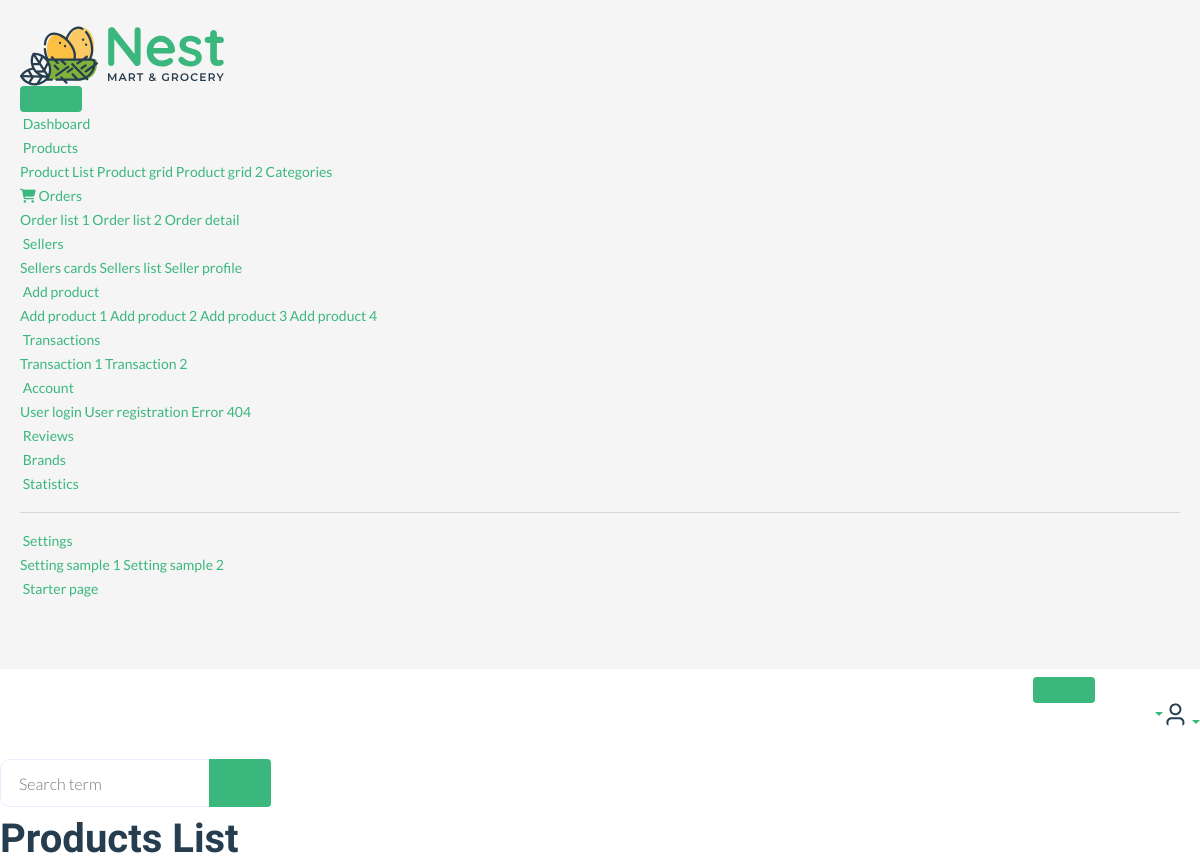
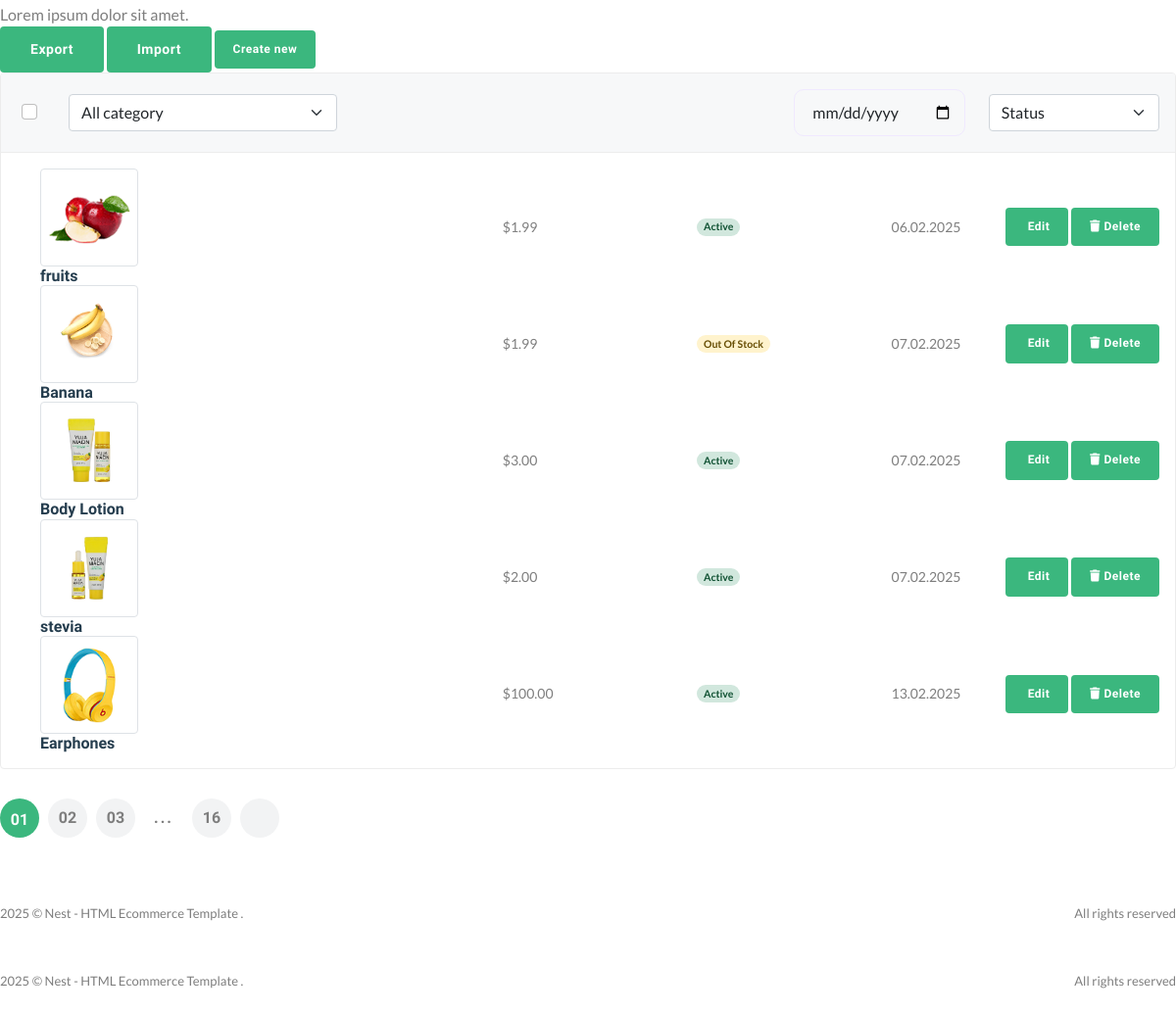
/useradmin/products/, run on the app's committed database (2 pictures, top to bottom).
### core/models.py (models this page shows, shortened)
class Product(models.Model):
    pid = ShortUUIDField(max_length=20, length=10,unique=True,alphabet='abcdefghij1234567890')
    title = models.CharField(max_length=100,default='this is the prod title')
    vendor = models.ForeignKey(Vendor, on_delete=models.SET_NULL,null=True,related_name='products')
    image = models.ImageField(upload_to=user_directory_path,default='product.jpg')
    description = RichTextUploadingField(default='This is the product',null=True,blank=True)
    user = models.ForeignKey(User, on_delete=models.SET_NULL, null=True)
    category = models.ForeignKey(Category, on_delete=models.SET_NULL, null=True, related_name='products')
    price = models.DecimalField(max_digits=999999,decimal_places=2,default='1.99')
    old_price = models.DecimalField(max_digits=999999,decimal_places=2,default='1.99')
    specifications = RichTextUploadingField(null=True,blank=True)
    type= models.CharField(max_length=100,default='Organic',null=True,blank=True)
    mfd=models.DateTimeField(auto_now_add=False,null=True,blank=True)
    stock_count = models.CharField(max_length=100,default='10',null=True,blank=True)
    life=models.CharField(max_length=100,default='100 days',null=True,blank=True)
    tags = TaggableManager(blank=True)
    product_status= models.CharField(choices=STATUS,max_length=10,default="in_review")
    status = models.BooleanField(default=True)
    in_stock = models.BooleanField(default=True)
    featured = models.BooleanField(default=False)
    digital = models.BooleanField(default=False)
    sku = ShortUUIDField(max_length=10,length=4,unique=True,prefix='sku',alphabet='1234567890')
    date = models.DateTimeField(auto_now_add=True)
    updated = models.DateTimeField(null=True,blank=True)
    class Meta:
        verbose_name_plural = 'Products'

### useradmin/views.py (the view)
# urls.py: path('products/',views.product_list_view,name='product-list'),
def products(request):
    products = Product.objects.all()
    category=Category.objects.all()
    context={
        'products':products,
        'category':category
    }
    return render(request,'useradmin/products.html',context)

### core/context_processor.py (called while the page is built)
def default(request):
    categories = Category.objects.all()
    products = Product.objects.all()
    vendors = Vendor.objects.all()
    min_max_price = Product.objects.aggregate(min_price=Min('price'),max_price=Max('price'))
    try:
          address = Address.objects.get(user=request.user)
    except:
         address=None
    try:
         wishlist = Wishlist.objects.filter(user=request.user)
    except:
          wishlist=None
          messages.warning(request,'You need to login before adding products to wishlist')
    return {
         'categories':categories,
         'address':address,
         'vendors':vendors,
         'min_max_price':min_max_price,
         'wishlist':wishlist
    }

### templates/useradmin/products.html (shortened to what this page needs)
{%extends 'useradmin/base.html'%}
{%load static%}
{%block content%}
        <main class="main-wrap" id='product-list'>
            <header class="main-header navbar">
                <div class="col-search">
                    <form class="searchform">
                        <div class="input-group">
                            <input list="search_terms" type="text" class="form-control" placeholder="Search term" />
                            <button class="btn btn-light bg" type="button"></button>
                        </div>
                    </form>
                </div>
            </header>
            <section class="content-main">
                <div class="content-header">
                    <div>
                        <h2 class="content-title card-title">Products List</h2>
                        <p>Lorem ipsum dolor sit amet.</p>
                    </div>
                    <div>
                        <a href="#" class="btn btn-light rounded font-md">Export</a>
                        <a href="#" class="btn btn-light rounded font-md">Import</a>
                        <a href="{%url 'useradmin:add_product'%}" class="btn btn-primary btn-sm rounded">Create new</a>
                    </div>
                </div>
                <div class="card mb-4">
                    <header class="card-header">
                        <div class="row align-items-center">
                            <div class="col col-check flex-grow-0">
                                <div class="form-check ms-2">
                                    <input class="form-check-input" type="checkbox" value="" />
                                </div>
                            </div>
                            <div class="col-md-3 col-12 me-auto mb-md-0 mb-3">
                                <select class="form-select">
                                    <option selected>All category</option>
                                </select>
                            </div>
                            <div class="col-md-2 col-6">
                                <input type="date" value="02.05.2021" class="form-control" />
                            </div>
                            <div class="col-md-2 col-6">
                                <select class="form-select">
                                    <option selected>Status</option>
                                </select>
                            </div>
                        </div>
                    </header>
                    <div class="card-body">
                        {%for p in products%}
                        <article class="itemlist">
                            <div class="row align-items-center">
                                <div class="col-lg-4 col-sm-4 col-8 flex-grow-1 col-name">
                                    <a class="itemside" href="#">
                                        <div class="left">
                                            <img src="{{p.image.url}}" class="img-sm img-thumbnail" width='100px' height='100px' alt="Item" />
                                        </div>
                                        <div class="info">
                                            <h6 class="mb-0">{{p.title}}</h6>
                                        </div>
                                    </a>
                                </div>
                                <div class="col-lg-2 col-sm-2 col-4 col-price"><span>${{p.price|floatformat:2}}</span></div>
                                <div class="col-lg-2 col-sm-2 col-4 col-status">
                                    {%if p.in_stock == True%}
                                    <span class="badge rounded-pill alert-success">Active</span>
                                    {%else%}
                                    <span class="badge rounded-pill alert-warning">Out Of Stock</span>
                                    {%endif%}
                                </div>
                                <div class="col-lg-1 col-sm-2 col-4 col-date">
                                    <span>{{p.date|date:'d.m.Y'}}</span>
                                </div>
                                <div class="col-lg-2 col-sm-2 col-4 col-action text-end">
                                    <a href="{%url 'useradmin:edit_product' p.pid%}" class="btn btn-sm font-sm rounded btn-brand">  Edit </a>
                                    <button id='delete-button' class="btn btn-sm font-sm btn-light rounded" data-button-id='{{p.id}}'> <i class="fas fa-trash"></i> Delete </button>
                                </div>
                            </div>
                        </article>
                        {%endfor%}
                    </div>
                </div>
                <div class="pagination-area mt-30 mb-50">
                    <nav aria-label="Page navigation example">
                        <ul class="pagination justify-content-start">
                            <li class="page-item active"><a class="page-link" href="#">01</a></li>
                            <li class="page-item"><a class="page-link" href="#">02</a></li>
                            <li class="page-item"><a class="page-link" href="#">03</a></li>
                            <li class="page-item"><a class="page-link dot" href="#">...</a></li>
                            <li class="page-item"><a class="page-link" href="#">16</a></li>
                            <li class="page-item">
                                <a class="page-link" href="#"></a>
                            </li>
                        </ul>
                    </nav>
                </div>
            </section>
            <footer class="main-footer font-xs">
                <div class="row pb-30 pt-15">
                    <div class="col-sm-6">
                        &copy; Nest - HTML Ecommerce Template .
                    </div>
                    <div class="col-sm-6">
                        <div class="text-sm-end">All rights reserved</div>
                    </div>
                </div>
            </footer>
        </main>
    {%endblock content%}

### data on the page
Product: image (picture), title "fruits", price "1.99", in_stock "Active", date "06.02.2025"
Product: image (picture), title "Banana", price "1.99", in_stock "Out Of Stock", date "07.02.2025"
Product: image (picture), title "Body Lotion", price "3.00", in_stock "Active", date "07.02.2025"
Product: image (picture), title "stevia", price "2.00", in_stock "Active", date "07.02.2025"
Product: image (picture), title "Earphones", price "100.00", in_stock "Active", date "13.02.2025"
